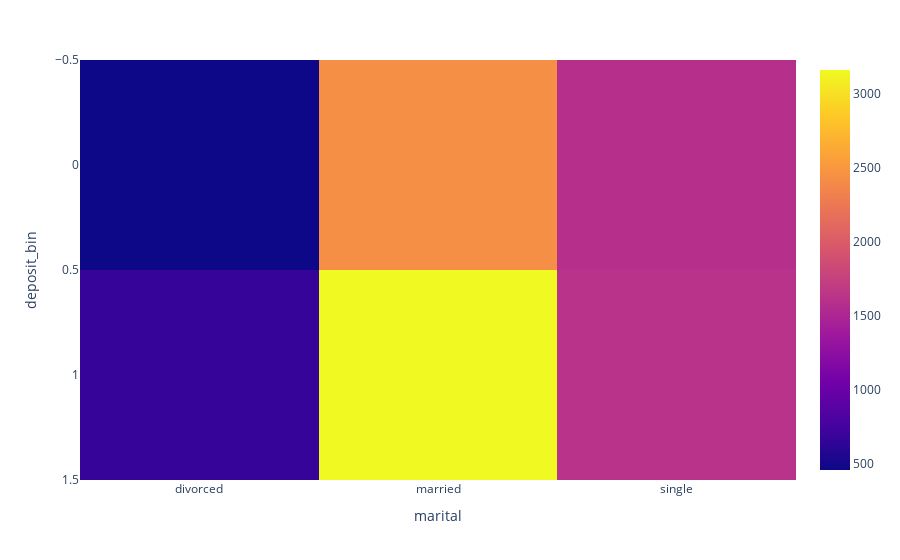
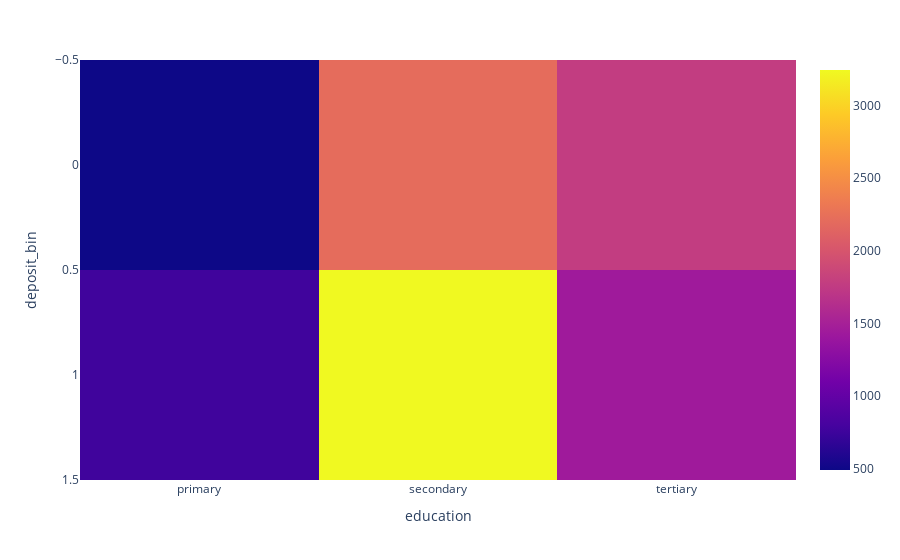

Here is the notebook cell these charts were saved with, in order:
### Markdown cell above
Далее посроим сводную таблицу, чтобы определить клиенты с каким образованием и семейным статусом наиболее многочисленны оформлять кредит

### Code cell
# Визуализация закономерности между уровнем образования и семейным статусом
df_cleaned['deposit_bin'] = df_cleaned['Loan_Status'].apply(lambda x: 1 if x == 'yes' else 0)
# Сводные талицы
pivot_tables = df_cleaned.pivot_table(
                index='deposit_bin',
                columns=['marital', 'education'],
                values='Loan_Status',
                aggfunc='count')
display(pivot_tables)
# Сводная талица по семейному положению
pivot_table1 = df_cleaned.pivot_table(
                index='deposit_bin',
                columns=['marital'],
                values='Loan_Status',
                aggfunc='count')
display(pivot_table1)
fig = px.imshow(pivot_table1)
fig.show();
# Сводная талица по уровню образования
pivot_table1 = df_cleaned.pivot_table(
                index='deposit_bin',
                columns=['education'],
                values='Loan_Status',
                aggfunc='count')
display(pivot_table1)
fig = px.imshow(pivot_table1)
fig.show();

### Figure 1 — Plotly figure (JSON) as saved in the notebook; plotly's stock layout.template omitted (floating-point values rounded to 4 significant figures)
{"data": [{"coloraxis": "coloraxis", "hovertemplate": "marital: %{x}<br>deposit_bin: %{y}<br>color: %{z}<extra></extra>", "name": "0", "type": "heatmap", "x": ["divorced", "married", "single"], "xaxis": "x", "y": [0, 1], "yaxis": "y", "z": [[456, 2430, 1593], [677, 3159, 1616]]}], "layout": {"coloraxis": {"colorscale": [[0, "#0d0887"], [0.1111, "#46039f"], [0.2222, "#7201a8"], [0.3333, "#9c179e"], [0.4444, "#bd3786"], [0.5556, "#d8576b"], [0.6667, "#ed7953"], [0.7778, "#fb9f3a"], [0.8889, "#fdca26"], [1, "#f0f921"]]}, "margin": {"t": 60}, "xaxis": {"anchor": "y", "constrain": "domain", "domain": [0, 1], "scaleanchor": "y", "title": {"text": "marital"}}, "yaxis": {"anchor": "x", "autorange": "reversed", "constrain": "domain", "domain": [0, 1], "title": {"text": "deposit_bin"}}}}

### Figure 2 — Plotly figure (JSON) as saved in the notebook; plotly's stock layout.template omitted (floating-point values rounded to 4 significant figures)
{"data": [{"coloraxis": "coloraxis", "hovertemplate": "education: %{x}<br>deposit_bin: %{y}<br>color: %{z}<extra></extra>", "name": "0", "type": "heatmap", "x": ["primary", "secondary", "tertiary"], "xaxis": "x", "y": [0, 1], "yaxis": "y", "z": [[493, 2209, 1777], [766, 3244, 1442]]}], "layout": {"coloraxis": {"colorscale": [[0, "#0d0887"], [0.1111, "#46039f"], [0.2222, "#7201a8"], [0.3333, "#9c179e"], [0.4444, "#bd3786"], [0.5556, "#d8576b"], [0.6667, "#ed7953"], [0.7778, "#fb9f3a"], [0.8889, "#fdca26"], [1, "#f0f921"]]}, "margin": {"t": 60}, "xaxis": {"anchor": "y", "constrain": "domain", "domain": [0, 1], "scaleanchor": "y", "title": {"text": "education"}}, "yaxis": {"anchor": "x", "autorange": "reversed", "constrain": "domain", "domain": [0, 1], "title": {"text": "deposit_bin"}}}}
